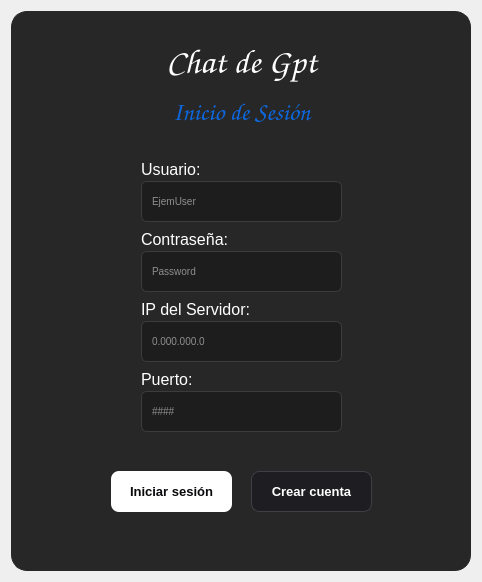
<?xml version="1.0" encoding="UTF-8"?>
<ui version="4.0">
 <class>Form</class>
 <widget class="QWidget" name="Form">
  <property name="geometry">
   <rect>
    <x>0</x>
    <y>0</y>
    <width>478</width>
    <height>578</height>
   </rect>
  </property>
  <property name="windowTitle">
   <string>Form</string>
  </property>
  <layout class="QGridLayout" name="gridLayout">
   <item row="0" column="0">
    <widget class="QFrame" name="card_login">
     <property name="minimumSize">
      <size>
       <width>460</width>
       <height>560</height>
      </size>
     </property>
     <property name="maximumSize">
      <size>
       <width>460</width>
       <height>560</height>
      </size>
     </property>
     <property name="styleSheet">
      <string notr="true">/* Fondo general de la ventana */
#Form {
    background-color: rgb(2, 34, 5);
}

/* Tarjeta central con bordes redondos y borde sutil */
#card_login {
    background-color: rgb(39, 39, 39);
    border: 1px solid #27272a;
    border-radius: 16px;
    padding: 24px;
}

/* Estilo base para cualquier QLabel nuevo (evita texto negro invisible) */
QLabel {
    color: #ffffff;
    font-family: &quot;Segoe UI&quot;;
    font-size: 14px;
}

/* Título principal */
#label_4 {
    color: #ffffff;
    font-family: &quot;Comic Sans MS&quot;;
    font-size: 35px; 
    font-weight: bold;
}

#label_7{
	color: rgb(13, 104, 223);
    font-family: &quot;Comic Sans MS&quot;;
    font-size: 25px; 
    font-weight: bold;
}

/* Etiquetas de campos (con el guion bajo que asigna Qt Designer) */
#label_2, #label_3, #label_5, #label_6{
    color: #ffffff;
    font-family: &quot;Comic Sans MS&quot;;
    font-size: 16px;
    font-weight: normal;
}
QLineEdit {
    background-color: rgb(29, 29, 29);
    color: rgb(255, 255, 255);
    font-family: &quot;Comic Sans MS&quot;;
    font-size: 10px;
    border: 1px solid rgb(60, 60, 60);
    border-radius: 6px;
    padding: 4px 8px;
}


#bton_login {
    background-color: #ffffff;
    color: #09090b;
    border: none;
    border-radius: 8px;
    padding: 10px 18px;
    font-family: &quot;Segoe UI&quot;;
    font-size: 13px;
    font-weight: bold;
}

#bton_login:hover {
    background-color: #e4e4e7;
}

/* Botón secundario oscuro con borde */
#bton_crear {
    background-color: #1e1e22;
    color: #ffffff;
    border: 1px solid #3f3f46;
    border-radius: 8px;
    padding: 10px 18px;
    font-family: &quot;Segoe UI&quot;;
    font-size: 13px;
    font-weight: bold;
}

#bton_crear:hover {
    background-color: #27272a;
}</string>
     </property>
     <property name="frameShape">
      <enum>QFrame::Shape::StyledPanel</enum>
     </property>
     <property name="frameShadow">
      <enum>QFrame::Shadow::Raised</enum>
     </property>
     <widget class="QLineEdit" name="lineEdit">
      <property name="geometry">
       <rect>
        <x>130</x>
        <y>170</y>
        <width>201</width>
        <height>41</height>
       </rect>
      </property>
      <property name="text">
       <string/>
      </property>
      <property name="placeholderText">
       <string>EjemUser</string>
      </property>
     </widget>
     <widget class="QLineEdit" name="lineEdit_2">
      <property name="geometry">
       <rect>
        <x>130</x>
        <y>240</y>
        <width>201</width>
        <height>41</height>
       </rect>
      </property>
      <property name="text">
       <string/>
      </property>
      <property name="placeholderText">
       <string>Password</string>
      </property>
     </widget>
     <widget class="QPushButton" name="bton_login">
      <property name="geometry">
       <rect>
        <x>100</x>
        <y>460</y>
        <width>121</width>
        <height>41</height>
       </rect>
      </property>
      <property name="text">
       <string>Iniciar sesión</string>
      </property>
     </widget>
     <widget class="QPushButton" name="bton_crear">
      <property name="geometry">
       <rect>
        <x>240</x>
        <y>460</y>
        <width>121</width>
        <height>41</height>
       </rect>
      </property>
      <property name="text">
       <string>Crear cuenta</string>
      </property>
     </widget>
     <widget class="QLabel" name="label_2">
      <property name="geometry">
       <rect>
        <x>130</x>
        <y>150</y>
        <width>101</width>
        <height>16</height>
       </rect>
      </property>
      <property name="text">
       <string>Usuario:</string>
      </property>
     </widget>
     <widget class="QLabel" name="label_3">
      <property name="geometry">
       <rect>
        <x>130</x>
        <y>220</y>
        <width>111</width>
        <height>16</height>
       </rect>
      </property>
      <property name="text">
       <string>Contraseña:</string>
      </property>
     </widget>
     <widget class="QLabel" name="label_4">
      <property name="geometry">
       <rect>
        <x>60</x>
        <y>20</y>
        <width>341</width>
        <height>61</height>
       </rect>
      </property>
      <property name="font">
       <font>
        <family>Comic Sans MS</family>
        <pointsize>-1</pointsize>
        <bold>true</bold>
       </font>
      </property>
      <property name="text">
       <string>Chat de Gpt</string>
      </property>
      <property name="alignment">
       <set>Qt::AlignmentFlag::AlignCenter</set>
      </property>
     </widget>
     <widget class="QLabel" name="label_5">
      <property name="geometry">
       <rect>
        <x>130</x>
        <y>290</y>
        <width>121</width>
        <height>16</height>
       </rect>
      </property>
      <property name="text">
       <string>IP del Servidor:</string>
      </property>
     </widget>
     <widget class="QLineEdit" name="lineEdit_3">
      <property name="geometry">
       <rect>
        <x>130</x>
        <y>310</y>
        <width>201</width>
        <height>41</height>
       </rect>
      </property>
      <property name="text">
       <string/>
      </property>
      <property name="placeholderText">
       <string>0.000.000.0</string>
      </property>
     </widget>
     <widget class="QLabel" name="label_6">
      <property name="geometry">
       <rect>
        <x>130</x>
        <y>360</y>
        <width>111</width>
        <height>16</height>
       </rect>
      </property>
      <property name="text">
       <string>Puerto:</string>
      </property>
     </widget>
     <widget class="QLineEdit" name="lineEdit_4">
      <property name="geometry">
       <rect>
        <x>130</x>
        <y>380</y>
        <width>201</width>
        <height>41</height>
       </rect>
      </property>
      <property name="text">
       <string/>
      </property>
      <property name="placeholderText">
       <string>####</string>
      </property>
     </widget>
     <widget class="QLabel" name="label_7">
      <property name="geometry">
       <rect>
        <x>60</x>
        <y>70</y>
        <width>341</width>
        <height>61</height>
       </rect>
      </property>
      <property name="font">
       <font>
        <family>Comic Sans MS</family>
        <pointsize>-1</pointsize>
        <bold>true</bold>
       </font>
      </property>
      <property name="text">
       <string>Inicio de Sesión</string>
      </property>
      <property name="alignment">
       <set>Qt::AlignmentFlag::AlignCenter</set>
      </property>
     </widget>
    </widget>
   </item>
  </layout>
 </widget>
 <resources/>
 <connections/>
</ui>
